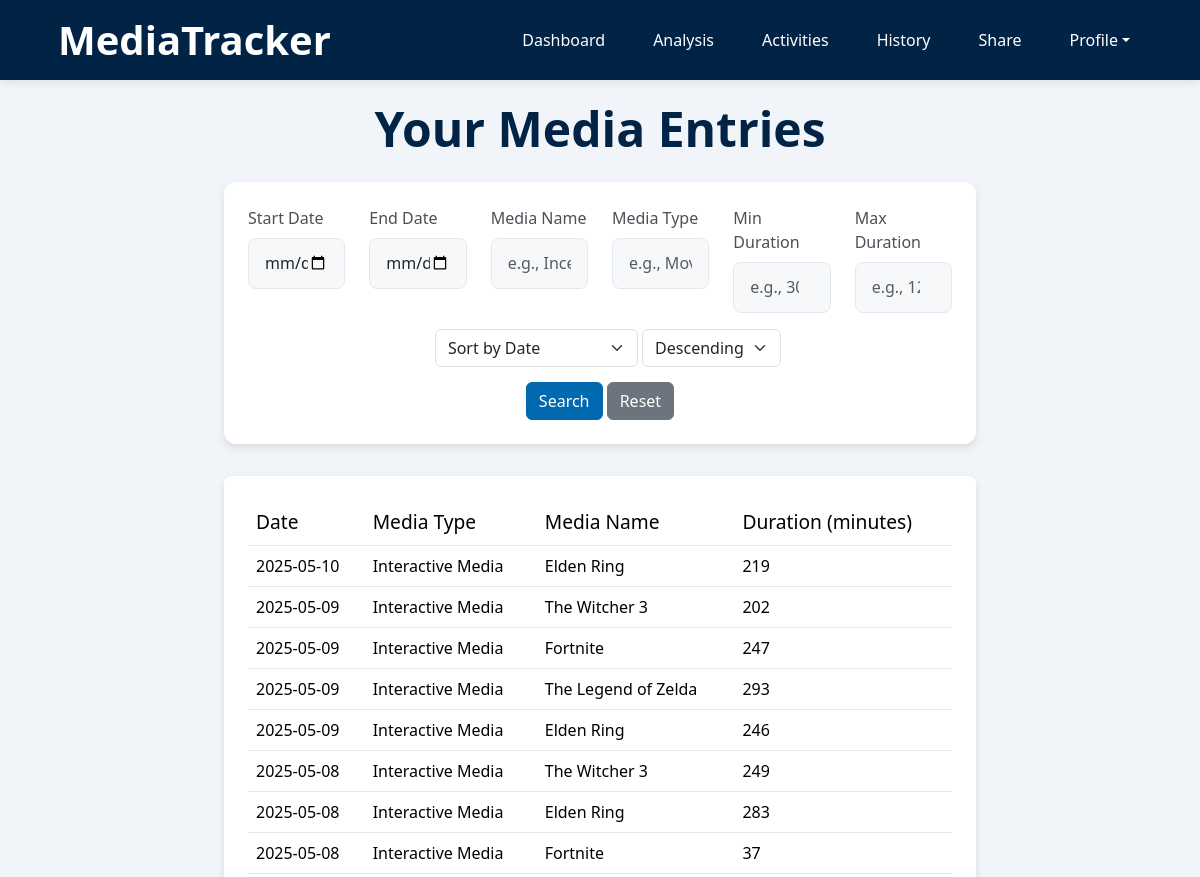
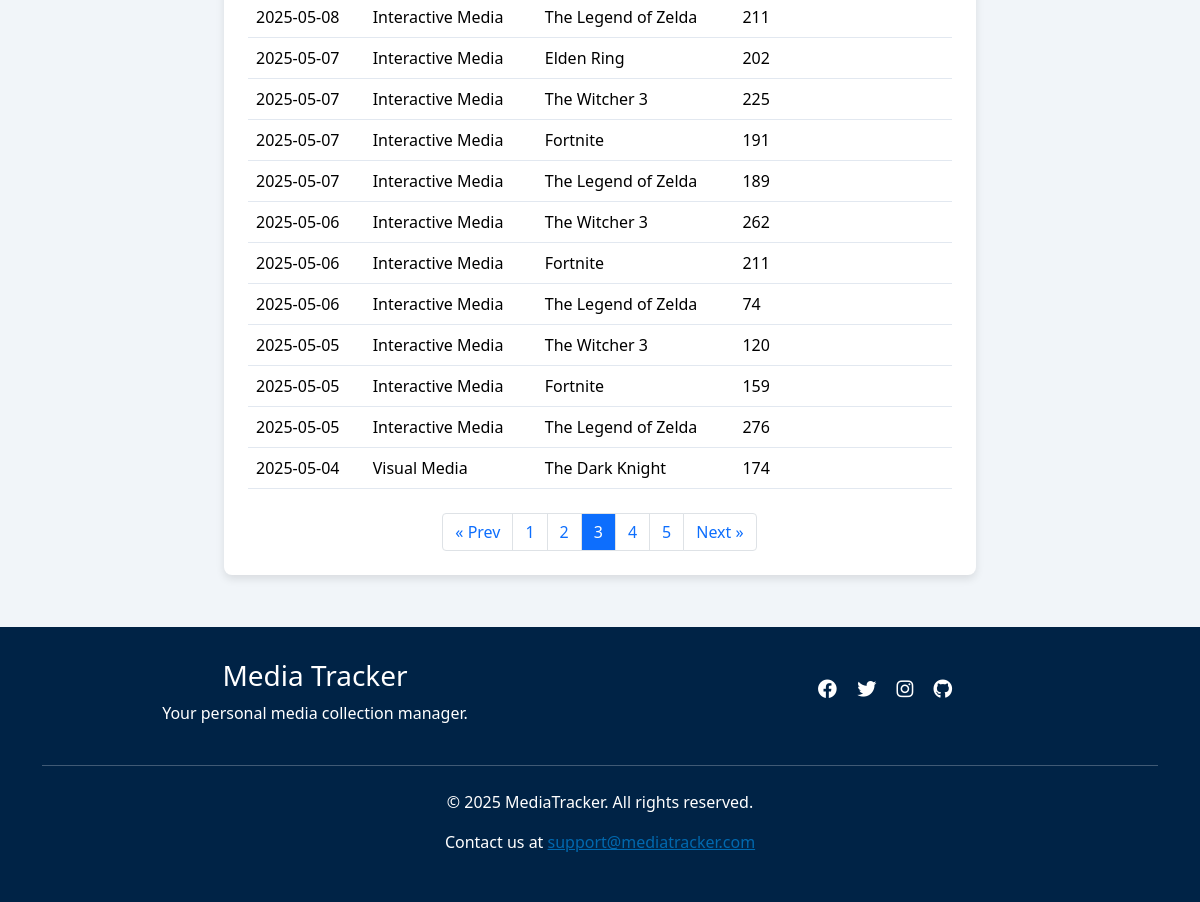
The page /viewdata?page=3 (signed in) on the database as committed earlier (2 pictures, top to bottom).
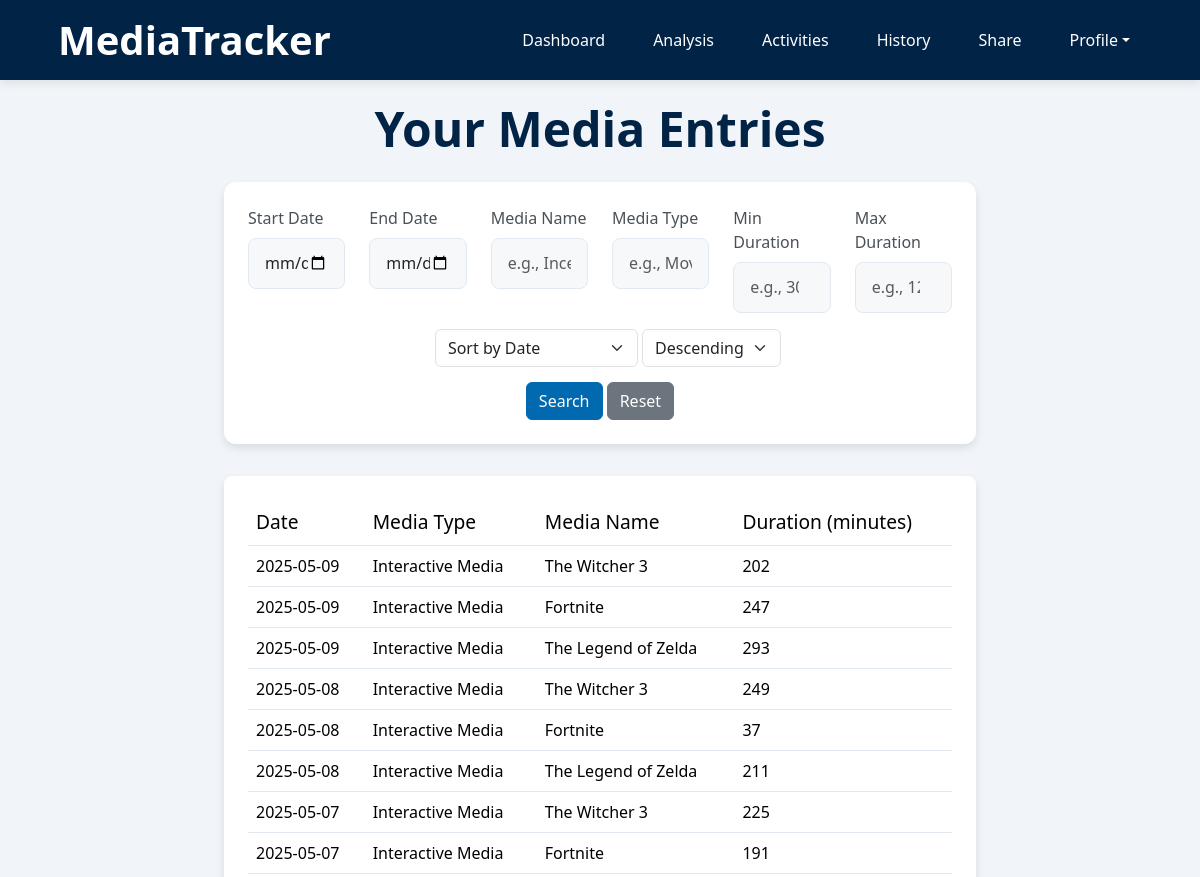
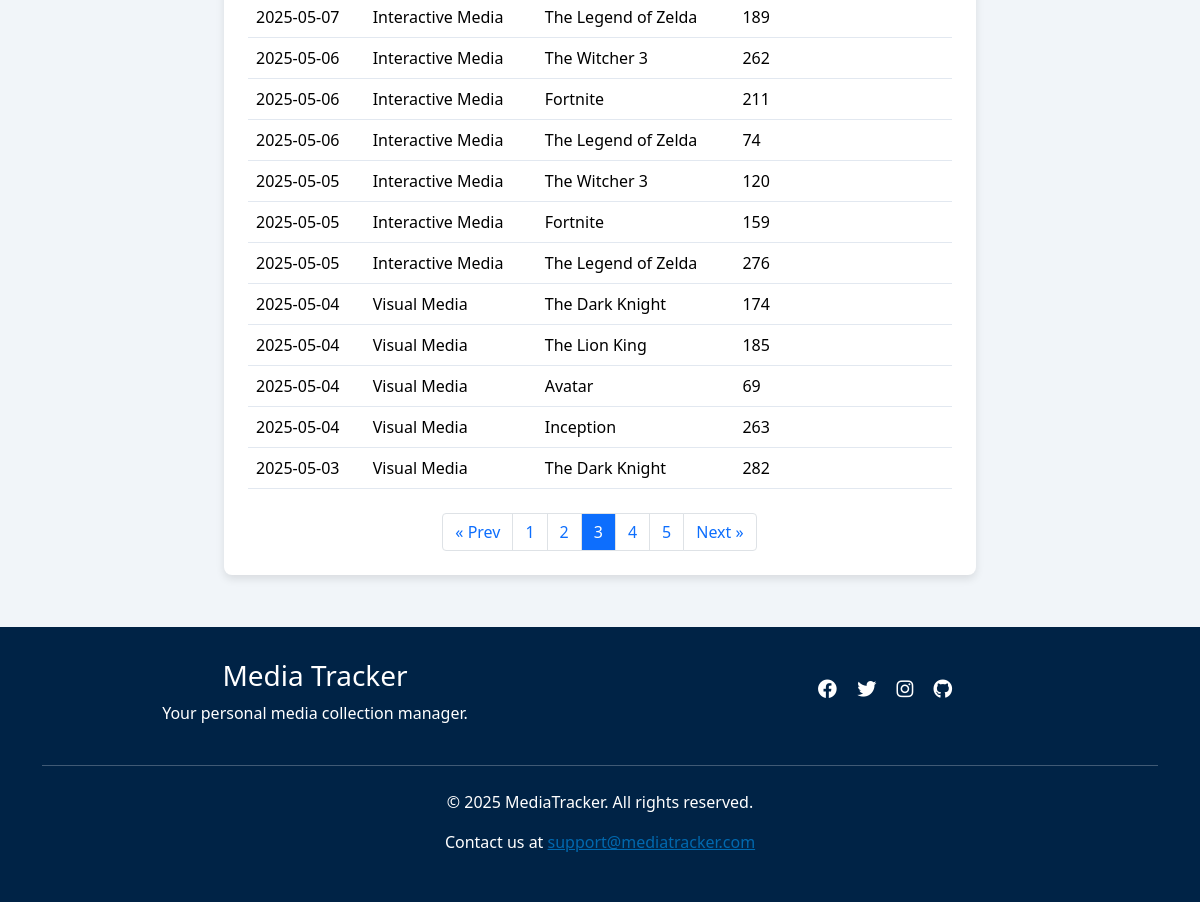
The same page on the database as committed later (2 pictures, top to bottom).
### app/models.py (models this page shows)
class Entries(db.Model):
    __tablename__ = 'Entries'
    id = db.Column(db.Integer, primary_key=True)
    activity_id = db.Column(db.Integer, db.ForeignKey('Activities.id'), nullable=True)
    date = db.Column(db.Date, nullable=False)
    duration = db.Column(db.Integer, nullable=False)
    comment = db.Column(db.Text, nullable=True)

class Activities(db.Model):
    __tablename__ = 'Activities'
    id = db.Column(db.Integer, primary_key=True)
    username = db.Column(db.String(80), db.ForeignKey('Users.username'), nullable=False)
    media_type = db.Column(db.String(50), nullable=False)
    media_subtype = db.Column(db.String(50), nullable=True)
    media_name = db.Column(db.String(120), nullable=False)
    status = db.Column(db.String(20), nullable=False, default='ongoing')
    start_date = db.Column(db.Date, nullable=True)
    end_date = db.Column(db.Date, nullable=True)
    rating = db.Column(db.Float, nullable=True)
    comment = db.Column(db.Text, nullable=True)
    media_entries = db.relationship('Entries', backref='activity')

### app/routes.py (the view)
@blueprint.route('/viewdata', methods=['GET'])
@login_required
def viewdata():
    result = get_entries(current_user.username, request)
    if result: return result

### app/forms.py
class DeleteEntryForm(FlaskForm):
    entry_id = HiddenField('Entry ID', validators=[DataRequired()])
    submit = SubmitField('Delete Entry')

### app/models.py (called while the page is built)
@login.user_loader
def load_user(username):
    return db.session.get(Users, username)

### app/templates/viewdata.html (shortened to what the changed rows need)
{% extends "base.html" %}
{% block content %}
<div class="page-container">
    {% if current_user.username == username %}
        <h2 class="text-center page-title">Your Media Entries</h2>
    {% else %}
        <h2 class="text-center page-title">{{ username }}'s Media Entries</h2>
    {% endif %}
    <section class="table-section wow fadeIn" data-wow-duration="0.2s" data-wow-delay="0.1">
        <table class="table hover">
            <thead>
                <tr>
                    <th class="wow fadeInUp" data-wow-duration="0.2s" data-wow-delay="0.1s">Date</th>
                    <th class="wow fadeInUp" data-wow-duration="0.2s" data-wow-delay="0.15s">Media Type</th>
                    <th class="wow fadeInUp" data-wow-duration="0.2s" data-wow-delay="0.2s">Media Name</th>
                    <th class="wow fadeInUp" data-wow-duration="0.2s" data-wow-delay="0.25s">Duration (minutes)</th>
                </tr>
            </thead>
            <tbody>
                {% for entry in entries %}
                <tr class="entry-row wow animate__animated" data-wow-duration="0.5s">
                    <td class="wow fadeInUp" data-wow-duration="0.2s" data-wow-delay="0.1s">{{ entry.date }}</td>
                    <td class="wow fadeInUp" data-wow-duration="0.2s" data-wow-delay="0.15s">{{ entry.activity.media_type }}</td>
                    <td class="wow fadeInUp" data-wow-duration="0.2s" data-wow-delay="0.2s">{{ entry.activity.media_name }}</td>
                    <td class="wow fadeInUp" data-wow-duration="0.2s" data-wow-delay="0.25s">{{ entry.duration }}</td>
                </tr>
                {% endfor %}
            </tbody>
        </table>
        {% if total_pages > 1 %}
            <nav aria-label="Pagination">
            <ul class="pagination justify-content-center mt-4">
                {% for p in range(1, total_pages+1) %}
                <li class="page-item {% if p==page %}active{% endif %}">
                    <a class="page-link"
                    href="{{ url_for(request.endpoint, page=p, **request_args) }}">
                    {{ p }}
                    </a>
                </li>
                {% endfor %}
            </ul>
            </nav>
            {% endif %}
    </section>
</div>
{% endblock %}

Rows that differ between the two databases and show on the page:
removed Entries: date "2025-05-10", activity.media_type "Interactive Media", activity.media_name "Elden Ring", duration "219"
removed Entries: date "2025-05-09", activity.media_type "Interactive Media", activity.media_name "Elden Ring", duration "246"
removed Entries: date "2025-05-08", activity.media_type "Interactive Media", activity.media_name "Elden Ring", duration "283"
removed Entries: date "2025-05-07", activity.media_type "Interactive Media", activity.media_name "Elden Ring", duration "202"
now on this page (row unchanged): Entries: date "2025-05-04", activity.media_type "Visual Media", activity.media_name "The Lion King", duration "185"
now on this page (row unchanged): Entries: date "2025-05-04", activity.media_type "Visual Media", activity.media_name "Avatar", duration "69"
now on this page (row unchanged): Entries: date "2025-05-04", activity.media_type "Visual Media", activity.media_name "Inception", duration "263"
now on this page (row unchanged): Entries: date "2025-05-03", activity.media_type "Visual Media", activity.media_name "The Dark Knight", duration "282"
